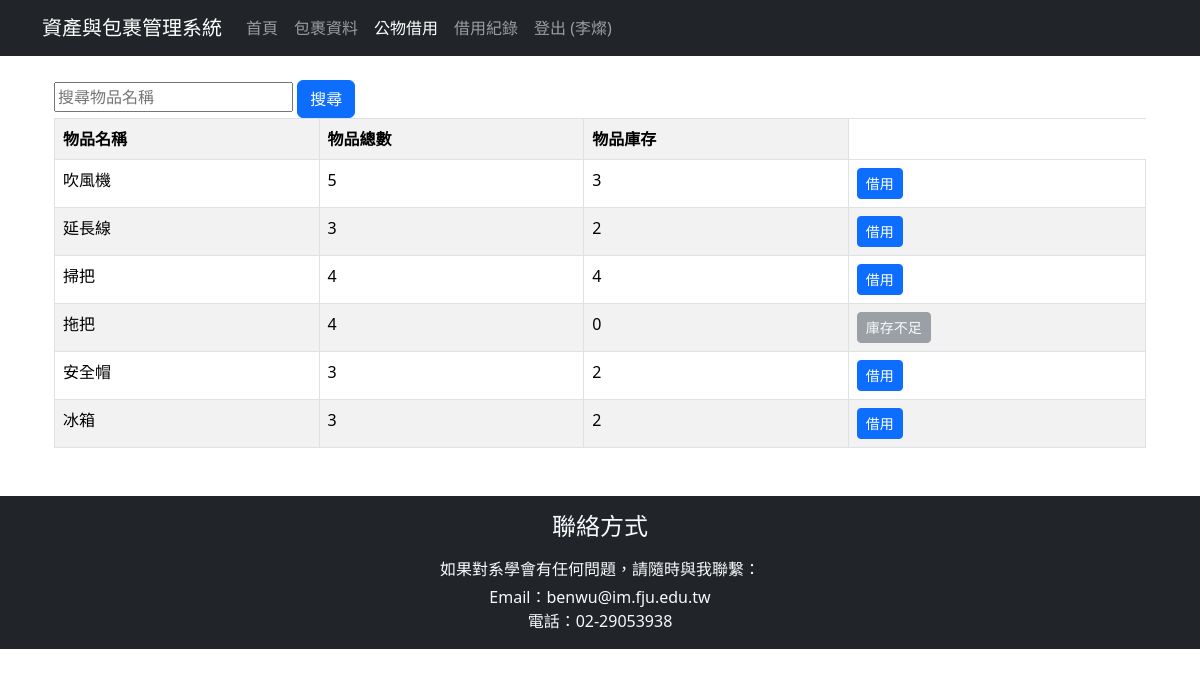
Page /item.php (signed in) on the committed database.
### tables this page shows
CREATE TABLE `items` (
  `id` int NOT NULL,
  `name` varchar(100) NOT NULL,
  `total` int NOT NULL,
  `available` int NOT NULL,
  `status` enum('在庫','借出') DEFAULT '在庫'
);

### item.php (the view, shortened to what this page needs)
<?php
require_once "header.php";
try {
  require_once 'assets_db.php';
  $searchtxt = mysqli_real_escape_string($conn, $_POST["searchtxt"] ?? "");
  $sql = "select * from items";
  $result = mysqli_query($conn, $sql);
  if (!$result) {
    echo "<div class='container mt-3'><div class='alert alert-danger'>Database query failed: " . htmlspecialchars(mysqli_error($conn)) . "</div></div>";
  } else {
?>
<div class="container">
    <form action="item.php" method="post">
  <input placeholder="搜尋物品名稱" type="text" name="searchtxt" value="<?=htmlspecialchars($searchtxt)?>">
  <input class="btn btn-primary" type="submit" value="搜尋">
</form>
<table class="table table-bordered table-striped">
 <tr>
  <th>物品名稱</th>
  <th>物品總數</th>
  <th>物品庫存</th>
 </tr>
 <?php
 while($row = mysqli_fetch_assoc($result)) {?>
 <tr>
  <td><?=$row["name"]?></td>
  <td><?=$row["total"]?></td>
    <td><?=$row["available"]?></td>
  <td>
  <div class="btn-group" role="group">
    <?php
    if ((int)$row['available'] > 0) {
        echo '<a href="borrow.php?item_id=' . $row['id'] . '" class="btn btn-primary btn-sm">借用</a>';
    } else {
        echo '<button class="btn btn-secondary btn-sm" disabled>庫存不足</button>';
    }
    ?>
  </div>
</td>
 </tr>
 <?php
  }
 ?>
</table>
</div>
<?php
  }
}
catch(Exception $e) {
  echo 'Message: ' .$e->getMessage();
}
require_once "footer.php";
?>

### rows in the picture
items: name "吹風機", total "5", available "3"
items: name "延長線", total "3", available "2"
items: name "掃把", total "4", available "4"
items: name "拖把", total "4", available "0", shows "庫存不足"
items: name "安全帽", total "3", available "2"
items: name "冰箱", total "3", available "2"

### other values in the picture
$user_name "李燦"
